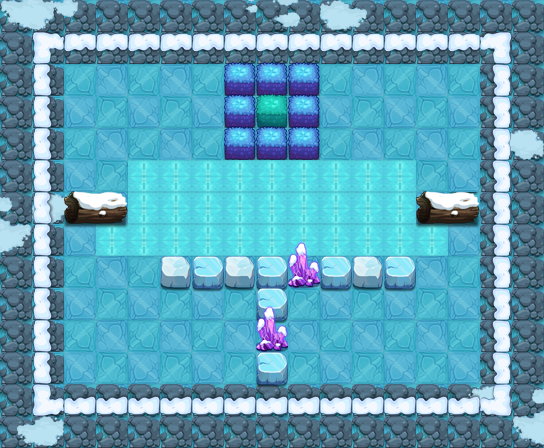

The image is a tile-based game level rendered from a .tmx file. Its description and source (layers, tilesets, objects; grid data summarised) follow:
An orthogonal 17x14 tile map with 32x32 px tiles, 13 tile layers (PASS, 块层 2, 块层 3, 块层 4, ...) and 10 objects (6x TRAP, 3x lsbjg2, PLAYER).

<map version="1.0" orientation="orthogonal" width="17" height="14" tilewidth="32" tileheight="32">
 <properties>
  <property name="DESTRY1" value="96" />
  <property name="DESTRY2" value="100" />
  <property name="DESTRY3" value="102" />
  <property name="DESTRY4" value="108" />
  <property name="DESTRY_COUNT" value="4" />
  <property name="EXP" value="1130" />
  <property name="ITEM" value="D043" />
  <property name="LOSE_SCRIPT" value="" />
  <property name="MONEY" value="1695" />
  <property name="START_SCRIPT" value="" />
  <property name="WIN_SCRIPT" value="" />
 </properties>
 <tileset firstgid="1" name="jdbl" tilewidth="32" tileheight="32">
  <image source="jdbl.png" width="500" height="500" />
 </tileset>
 <layer name="PASS" width="17" height="14">
  <data>[238 cells, 134 non-empty, 7 distinct tile ids]</data>
 </layer>
 <layer name="块层 2" width="17" height="14">
  <data>[238 cells, 186 non-empty, 6 distinct tile ids]</data>
 </layer>
 <layer name="块层 3" width="17" height="14">
  <data>[238 cells, 108 non-empty, 1 distinct tile ids]</data>
 </layer>
 <layer name="块层 4" width="17" height="14">
  <data>[238 cells, 32 non-empty, 10 distinct tile ids]</data>
 </layer>
 <layer name="块层 5" width="17" height="14">
  <data>[238 cells, 50 non-empty, 2 distinct tile ids]</data>
 </layer>
 <layer name="块层 17" width="17" height="14">
  <data>[238 cells, 16 non-empty, 5 distinct tile ids]</data>
 </layer>
 <layer name="块层 6" width="17" height="14">
  <data>[238 cells, 24 non-empty, 7 distinct tile ids]</data>
 </layer>
 <layer name="SHELTER 9" width="17" height="14">
  <data>[238 cells, 1 non-empty, 1 distinct tile ids]</data>
 </layer>
 <layer name="SHELTER 7" width="17" height="14">
  <data>[238 cells, 1 non-empty, 1 distinct tile ids]</data>
 </layer>
 <layer name="SHELTER 5" width="17" height="14">
  <data>[238 cells, 4 non-empty, 2 distinct tile ids]</data>
 </layer>
 <layer name="SHELTER 3" width="17" height="14">
  <data>[238 cells, 3 non-empty, 1 distinct tile ids]</data>
 </layer>
 <layer name="SHELTER 2" width="17" height="14">
  <data>[238 cells, 3 non-empty, 2 distinct tile ids]</data>
 </layer>
 <layer name="SHELTER 1" width="17" height="14">
  <data>[238 cells, 3 non-empty, 1 distinct tile ids]</data>
 </layer>
 <objectgroup name="对象层 1" width="17" height="14">
  <object name="PLAYER" type="PLAYER" x="64" y="64" width="32" height="32" />
  <object name="lsbjg2" x="96" y="320" width="32" height="32">
   <properties>
    <property name="lua_ai" value="monster_lsbjg_ai" />
    <property name="quality" value="lsbjg2.quality" />
   </properties>
  </object>
  <object name="lsbjg2" x="416" y="320" width="32" height="32">
   <properties>
    <property name="lua_ai" value="monster_lsbjg_ai" />
    <property name="quality" value="lsbjg2.quality" />
   </properties>
  </object>
  <object name="lsbjg2" x="384" y="96" width="32" height="32">
   <properties>
    <property name="lua_ai" value="monster_lsbjg_ai" />
    <property name="quality" value="lsbjg2.quality" />
   </properties>
  </object>
  <object name="ice_road" type="TRAP" x="128" y="160" width="288" height="64">
   <properties>
    <property name="lua_ai" value="ice_road_ai" />
   </properties>
  </object>
  <object name="mp1" type="TRAP" x="448" y="64" width="32" height="32">
   <properties>
    <property name="trap_ani" value="mp.actor" />
    <property name="trap_floor" value="true" />
    <property name="trap_id" value="0" />
    <property name="trap_script" value="trap_moveto(&quot;PLAYER&quot;, &quot;mp1&quot;,target(&quot;mp2&quot;):getX(),target(&quot;mp2&quot;):getY() );" />
    <property name="trap_sound_id" value="1" />
    <property name="trap_start_mode" value="0" />
    <property name="trap_state" value="open" />
   </properties>
  </object>
  <object name="mp2" type="TRAP" x="288" y="352" width="32" height="32">
   <properties>
    <property name="trap_ani" value="mp.actor" />
    <property name="trap_floor" value="true" />
    <property name="trap_id" value="0" />
    <property name="trap_script" value="trap_moveto(&quot;PLAYER&quot;, &quot;mp2&quot;,target(&quot;mp1&quot;):getX(),target(&quot;mp1&quot;):getY() );" />
    <property name="trap_sound_id" value="1" />
    <property name="trap_start_mode" value="0" />
    <property name="trap_state" value="open" />
   </properties>
  </object>
  <object name="zi_dan_left1" type="TRAP" x="448" y="224" width="32" height="32">
   <properties>
    <property name="trap_ani" value="fire_cat_left.actor" />
    <property name="trap_delay" value="2" />
    <property name="trap_id" value="0" />
    <property name="trap_script" value="trap(&quot;zi_dan_left1&quot;):setAtkPower(target(&quot;PLAYER&quot;):getHP()*0.1);trap(&quot;zi_dan_left1&quot;):turnLeft(); trap(&quot;zi_dan_left1&quot;):getAI():getActions():addObject( AIUseSkill:create(   SkillLua:create(&quot;skill_0001&quot;)  )  );" />
    <property name="trap_start_mode" value="2" />
    <property name="trap_state" value="open" />
   </properties>
  </object>
  <object name="zi_dan_right1" type="TRAP" x="64" y="224" width="32" height="32">
   <properties>
    <property name="trap_ani" value="fire_cat_right.actor" />
    <property name="trap_delay" value="2" />
    <property name="trap_id" value="0" />
    <property name="trap_script" value="trap(&quot;zi_dan_right1&quot;):setAtkPower(target(&quot;PLAYER&quot;):getHP()*0.1);trap(&quot;zi_dan_right1&quot;):turnRight(); trap(&quot;zi_dan_right1&quot;):getAI():getActions():addObject( AIUseSkill:create(   SkillLua:create(&quot;skill_0001&quot;)  )  );" />
    <property name="trap_start_mode" value="2" />
    <property name="trap_state" value="open" />
   </properties>
  </object>
  <object name="ice_road" type="TRAP" x="96" y="224" width="352" height="32">
   <properties>
    <property name="lua_ai" value="ice_road_ai" />
   </properties>
  </object>
 </objectgroup>
</map>
